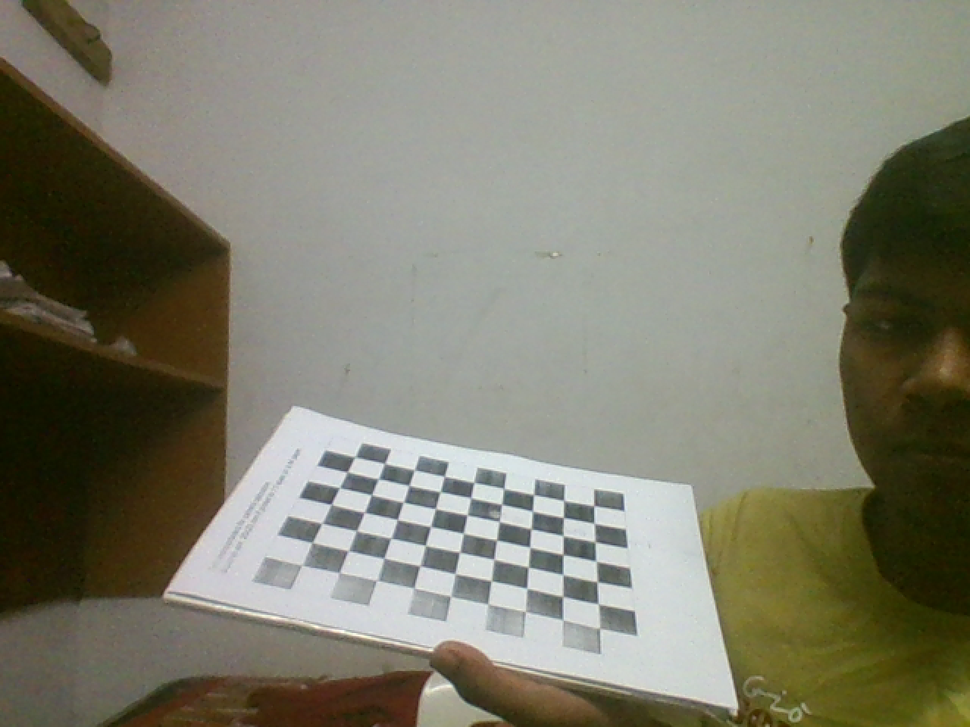
#> input picture Assignments/3/4.png, 970 x 727 px, shrunk from 1280 x 960 before the run
$ python PoseEstimation.py
#> lines starting #> are read from the running program, lines starting #| are printed output that depends on the picture
import cv2
import numpy as np
# import os,sys

chessX,chessY = 7 , 9

# Load Calibration Matrix
with np.load('CaliMat.npz') as X:
#> (reads Assignments/3/CaliMat.npz from the repository)
  mtx, dist, rvecs, tvecs = [X[i] for i in ('mtx','dist','rvecs','tvecs')]

def draw(img, corners, imgpts):
  corner = tuple(corners[0].ravel())
  img = cv2.line(img, corner, tuple(imgpts[0].ravel()), (255,0,0), 5)
  img = cv2.line(img, corner, tuple(imgpts[1].ravel()), (0,255,0), 5)
  img = cv2.line(img, corner, tuple(imgpts[2].ravel()), (0,0,255), 5)
  return img

criteria = (cv2.TERM_CRITERIA_EPS + cv2.TERM_CRITERIA_MAX_ITER, 30, 0.001)
objp = np.zeros((chessY*chessX,3), np.float32)
objp[:,:2] = np.mgrid[0:chessX,0:chessY].T.reshape(-1,2)


axis = np.float32([[3,0,0], [0,3,0], [0,0,-3]]).reshape(-1,3)

files = ["4.png"]

for fname in files:
  img = cv2.imread(fname)
#> img is the input picture: shape (727, 970, 3); mean B, G, R 109.3, 125, 125.9
  gray = cv2.cvtColor(img,cv2.COLOR_BGR2GRAY)
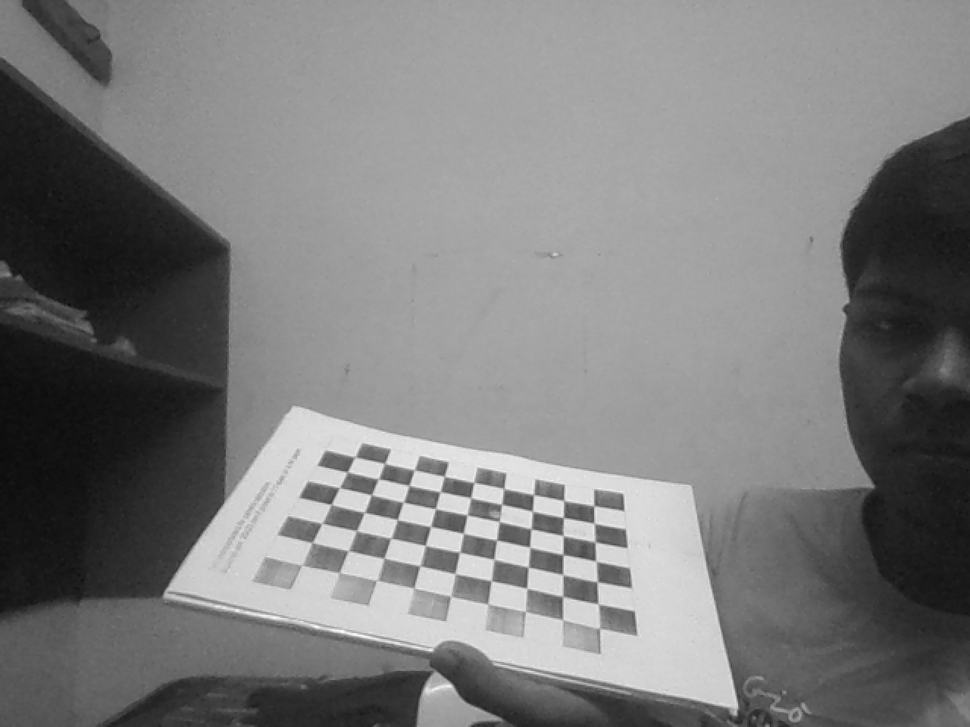
#> gray: shape (727, 970); min 8, max 253, mean 123.5
  ret, corners = cv2.findChessboardCorners(gray, (chessX,chessY),None)
#> ret = True; corners = 63 rows, first 8: [303.5, 566], [311.6, 542.3], [321.2, 523.5], [331.5, 503.4], [339.7, 487.5], [347.1, 471.5], [355.6, 456.3], [339.3, 572.1]
  print(ret)
#| True
  if ret == True:
    corners2 = cv2.cornerSubPix(gray,corners,(11,11),(-1,-1),criteria)
#> corners2 = 63 rows, first 8: [302.5, 565.1], [312.1, 542.5], [322, 523.3], [331.1, 504.5], [339.5, 487.6], [347.3, 472], [354.8, 456.9], [338.9, 572.5]
    # Find the rotation and translation vectors.
    _,rvecs, tvecs,_ = cv2.solvePnPRansac(objp, corners2, mtx, dist)
#> rvecs = [-0.604, -1.05, -1.28]; tvecs = [-9.75, 4.77, 31.51]

    # project 3D points to image plane
    imgpts, jac = cv2.projectPoints(axis, rvecs, tvecs, mtx, dist)
#> imgpts = [[325.3, 503.4], [416, 588.2], [319.7, 474.1]]
    img = draw(img,corners2,imgpts)
#> in draw, `corner = tuple(corners[0].ravel())`: corner = (302.5, 565.1)
#> in draw, `img = cv2.line(img, corner, tuple(imgpts[2].ravel()), (0,0,255), 5)`:
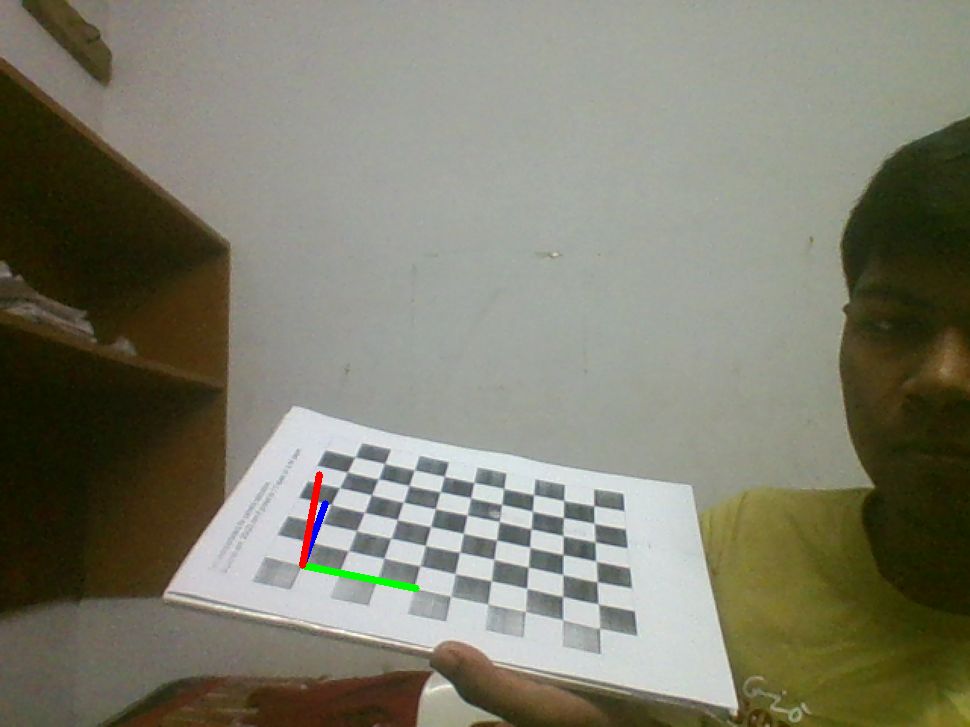
#> img: shape (727, 970, 3); mean B, G, R 108.9, 124.9, 125.7
    cv2.imshow('img',img)
    k = cv2.waitKey(0)
#> (key Esc is pressed here)
    if k == 115:
      cv2.imwrite("pose.png", img)
